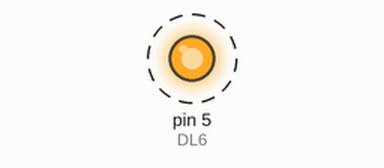
Bench run of a sketch on a simulated Arduino Uno, built with avr-gcc and run on an emulated ATmega328P. Shown: output pins drawn as LEDs (lit = HIGH). Dashed ring = blinking.

Above: at 0.12 s.
Timing chart, 0 to 3.0 s (numbered marks = the images above):
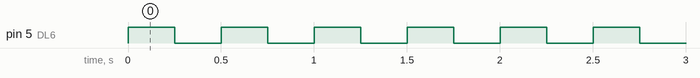

The sketch:

15.1.1.ino
```cpp
/* Naoki Pross 2E - 06.2016 - Esame parziale di elettronica
 *
 * Descrizione:
 *      Accensione e verifica dei segnali
 */

#include <Arduino.h>

/* I/O Pins definition */
// Input
#define DIN0    8
#define DIN1    9
#define DIN2    10
#define DIN3    11
#define DIN4    12
#define DIN5    13
#define DIN6    A0
#define DIN7    A1

// Output
#define DOUT0   0
#define DOUT1   1
#define DOUT2   2
#define DOUT3   3
#define DOUT4   4
#define DL6     5
#define DOUT6   6
#define DOUT7   7


void setup() {
    pinMode(DL6, OUTPUT);
}

void loop() {
    digitalWrite(DL6, HIGH);
    delay(250);
    digitalWrite(DL6, LOW);
    delay(250);
}
```

Measured:
- by itself, pin 5 (DL6): alternates HIGH for 0.25 s and LOW for 0.25 s
